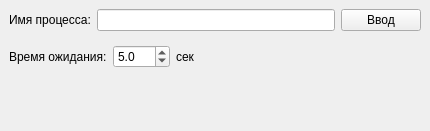
<?xml version="1.0" encoding="UTF-8"?>
<ui version="4.0">
 <class>MainWindow</class>
 <widget class="QMainWindow" name="MainWindow">
  <property name="geometry">
   <rect>
    <x>0</x>
    <y>0</y>
    <width>430</width>
    <height>131</height>
   </rect>
  </property>
  <property name="windowTitle">
   <string>lab3</string>
  </property>
  <widget class="QWidget" name="centralwidget">
   <layout class="QVBoxLayout" name="verticalLayout">
    <item>
     <layout class="QHBoxLayout" name="horizontalLayout">
      <item>
       <widget class="QLabel" name="label">
        <property name="text">
         <string>Имя процесса:</string>
        </property>
       </widget>
      </item>
      <item>
       <widget class="QLineEdit" name="proc_name_line"/>
      </item>
      <item>
       <widget class="QPushButton" name="enter_button">
        <property name="text">
         <string>Ввод</string>
        </property>
       </widget>
      </item>
     </layout>
    </item>
    <item>
     <layout class="QHBoxLayout" name="horizontalLayout_2">
      <item>
       <widget class="QLabel" name="label_2">
        <property name="text">
         <string>Время ожидания:</string>
        </property>
       </widget>
      </item>
      <item>
       <widget class="QDoubleSpinBox" name="time_spin">
        <property name="decimals">
         <number>1</number>
        </property>
        <property name="value">
         <double>5.000000000000000</double>
        </property>
       </widget>
      </item>
      <item>
       <widget class="QLabel" name="label_3">
        <property name="text">
         <string>сек</string>
        </property>
       </widget>
      </item>
      <item>
       <spacer name="horizontalSpacer">
        <property name="orientation">
         <enum>Qt::Horizontal</enum>
        </property>
        <property name="sizeHint" stdset="0">
         <size>
          <width>40</width>
          <height>20</height>
         </size>
        </property>
       </spacer>
      </item>
     </layout>
    </item>
    <item>
     <layout class="QVBoxLayout" name="layout">
      <item>
       <widget class="QLabel" name="status_label">
        <property name="text">
         <string/>
        </property>
       </widget>
      </item>
      <item>
       <widget class="QLabel" name="time_label">
        <property name="text">
         <string/>
        </property>
       </widget>
      </item>
     </layout>
    </item>
   </layout>
  </widget>
 </widget>
 <resources/>
 <connections/>
</ui>
